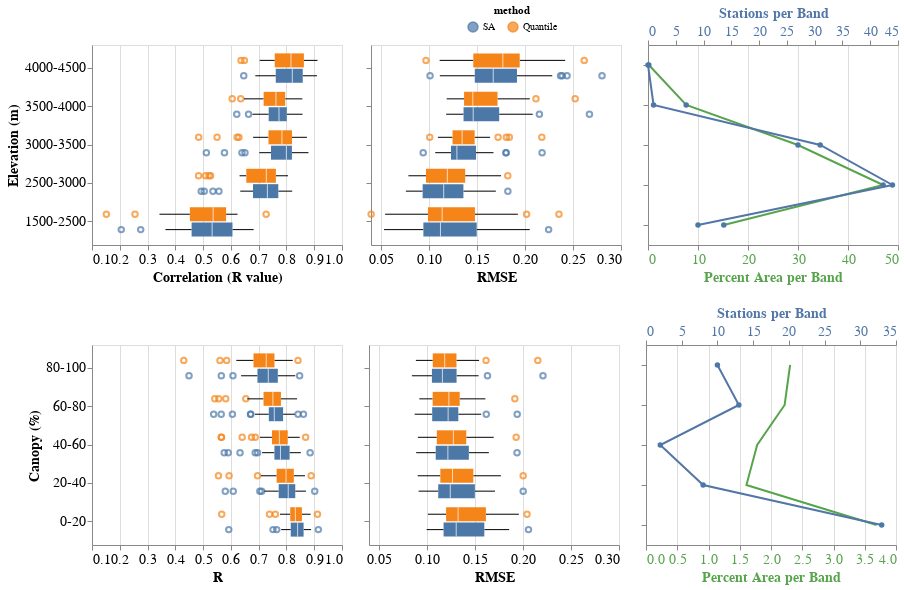

Notebook code cell kept with this figure:
### Code cell
r_chart = alt.Chart(metrics_elev).mark_boxplot(extent=1).encode(
    alt.X("R:Q", title='Correlation (R value)').scale(zero=False).axis(labelFontSize=14, titleFontSize=14),
    alt.Y("elevation_band:O", sort=['SA','Quantile'], scale=alt.Scale(reverse=True), axis=alt.Axis(title='Elevation (m)',labelFontSize=14, titleFontSize=14)),
    alt.Color("method", sort=['SA','Quantile']),
    yOffset=alt.YOffset('method:N')   #, scale=alt.Scale(domain=(10000,0))
).properties(
    width=250,
    height=200
    )

md_chart = alt.Chart(metrics_elev).mark_boxplot(extent=1).encode(
    alt.X("MD:Q").scale(zero=False).axis(labelFontSize=14, titleFontSize=14),
    alt.Y("elevation_band:O", sort=['SA','Quantile'], scale=alt.Scale(reverse=True), axis=alt.Axis(labels=False, title=None,labelFontSize=14, titleFontSize=14)),
    alt.Color("method", sort=['SA','Quantile']),
    yOffset=alt.YOffset('method:N')
).properties(
    width=250,
    height=200
    )

rmse_chart = alt.Chart(metrics_elev).mark_boxplot(extent=1).encode(
    alt.X("RMSE:Q").scale(zero=False).axis(labelFontSize=14, titleFontSize=14),
    alt.Y("elevation_band:O", sort=['SA','Quantile'], scale=alt.Scale(reverse=True), axis=alt.Axis(labels=False, title=None,labelFontSize=14, titleFontSize=14)),
    alt.Color("method", sort=['SA','Quantile'], legend=alt.Legend(
        orient='none',
        legendX=375, legendY=-40,
        direction='horizontal',
        titleAnchor='middle')),
    yOffset=alt.YOffset('method:N')
).properties(
    width=250,
    height=200
    )

elev_base = alt.Chart(area_by_elev).encode(
    alt.Y("elevation_band:O", scale=alt.Scale(reverse=True), axis=alt.Axis(labels=False, title=None,labelFontSize=14, titleFontSize=14))
)

elev_area = elev_base.mark_line(point=True, color='#57A44C').encode(
    alt.X('percent_area').axis(title='Percent Area per Band', titleColor='#57A44C', labelColor='#57A44C',labelFontSize=14, titleFontSize=14) #
)

elev_stations = elev_base.mark_line(point=True, color='#5276A7').encode(
    alt.X('stations_per_band').axis(title='Stations per Band', titleColor='#5276A7', labelColor='#5276A7',labelFontSize=14, titleFontSize=14)
)

elev_chart = alt.layer(elev_area, elev_stations).resolve_scale(
    x='independent'
).properties(
    width=250,
    height=200
    )

# elev_chart = alt.Chart(area_by_elev).mark_bar().encode(
#     alt.Y("elevation_band:O", scale=alt.Scale(reverse=True), axis=alt.Axis(labels=False, title=None)),
#     alt.X('area_per_band', axis=alt.Axis(title ='Area in Each Band')),
#     color=alt.value('grey')
# ).properties(
#     width=250,
#     height=200
#     )

# text_elev = elev_chart.mark_text(baseline="middle").encode(
#     text = "stations_per_band:Q",
#     color = alt.value('black')
# )

# Canopy plot:
r_canopy = alt.Chart(metrics_canopy).mark_boxplot(extent=1).encode(
    alt.X("R:Q", scale=alt.Scale(domain=[0.1, 1.0])).axis(labelFontSize=14, titleFontSize=14),
    alt.Y("canopy_band:O", sort=['SA','Quantile'], scale=alt.Scale(reverse=True), axis=alt.Axis(title='Canopy (%)',labelFontSize=14, titleFontSize=14)),
    alt.Color("method", sort=['SA','Quantile']),
    yOffset=alt.YOffset('method:N')   #, scale=alt.Scale(domain=(10000,0))
).properties(
    width=250,
    height=200
    )

md_canopy = alt.Chart(metrics_canopy).mark_boxplot(extent=1).encode(
    alt.X("MD:Q", scale=alt.Scale(domain=[-0.25, 0.2])).axis(labelFontSize=14, titleFontSize=14),
    alt.Y("canopy_band:O", sort=['SA','Quantile'], scale=alt.Scale(reverse=True), axis=alt.Axis(labels=False, title=None,labelFontSize=14, titleFontSize=14)),
    alt.Color("method", sort=['SA','Quantile']),
    yOffset=alt.YOffset('method:N')
).properties(
    width=250,
    height=200
    )

rmse_canopy = alt.Chart(metrics_canopy).mark_boxplot(extent=1).encode(
    alt.X("RMSE:Q", scale=alt.Scale(domain=[0.04, 0.3])).axis(labelFontSize=14, titleFontSize=14),
    alt.Y("canopy_band:O", scale=alt.Scale(reverse=True), axis=alt.Axis(labels=False, title=None,labelFontSize=14, titleFontSize=14), sort=['SA','Quantile']),
    alt.Color("method", sort=['SA','Quantile'], legend=alt.Legend(
        orient='none',
        legendX=375, legendY=-40,
        direction='horizontal',
        titleAnchor='middle')),
    yOffset=alt.YOffset('method:N')
).properties(
    width=250,
    height=200
)

canopy_base = alt.Chart(area_by_canopy).encode(
    alt.Y("canopy_band:O", scale=alt.Scale(reverse=True), axis=alt.Axis(labels=False, title=None,labelFontSize=14, titleFontSize=14))
)

canopy_area = canopy_base.mark_line(point=False, color='#57A44C').encode(
    alt.X('percent_area').axis(title='Percent Area per Band', titleColor='#57A44C', labelColor='#57A44C',labelFontSize=14, titleFontSize=14), 
    shape=alt.Shape() #
)

canopy_area_pts = canopy_base.mark_point(shape='triangle', color='#57A44C').encode(
    alt.X('percent_area').axis(title='Percent Area per Band', titleColor='#57A44C', labelColor='#57A44C',labelFontSize=14, titleFontSize=14), 
    shape=alt.Shape() #
)

canopy_stations = canopy_base.mark_line(point=True, color='#5276A7').encode(
    alt.X('stations_per_band').axis(title='Stations per Band', titleColor='#5276A7', labelColor='#5276A7',labelFontSize=14, titleFontSize=14)
)

canopy_chart = alt.layer(canopy_area, canopy_stations).resolve_scale(
    x='independent'
).properties(
    width=250,
    height=200
    )

# canopy_chart = alt.Chart(area_by_canopy).mark_bar().encode(
#     alt.Y("canopy_band:O", scale=alt.Scale(reverse=True), axis=alt.Axis(labels=False, title=None)),
#     alt.X('area_per_band', axis=alt.Axis(title='Area in Each Band')),
#     color=alt.value('grey')
# ).properties(
#     width=250,
#     height=200
#     )

concat = alt.vconcat(alt.hconcat(r_chart, rmse_chart, elev_chart), alt.hconcat(r_canopy, rmse_canopy, canopy_chart))
concat

### Figure 1 — Vega-Lite specification as saved in the notebook (floating-point values rounded to 4 significant figures; data arrays with more than 128 entries replaced by an {"elided": "..."} marker saying what was removed)
{"config": {"view": {"continuousWidth": 300, "continuousHeight": 300}}, "vconcat": [{"hconcat": [{"data": {"name": "data-4e61488af318d11684e141d9a4c883b6"}, "mark": {"type": "boxplot", "extent": 1}, "encoding": {"color": {"field": "method", "sort": ["SA", "Quantile"], "type": "nominal"}, "x": {"axis": {"labelFontSize": 14, "titleFontSize": 14}, "field": "R", "scale": {"zero": false}, "title": "Correlation (R value)", "type": "quantitative"}, "y": {"axis": {"labelFontSize": 14, "title": "Elevation (m)", "titleFontSize": 14}, "field": "elevation_band", "scale": {"reverse": true}, "sort": ["SA", "Quantile"], "type": "ordinal"}, "yOffset": {"field": "method", "type": "nominal"}}, "height": 200, "width": 250}, {"data": {"name": "data-4e61488af318d11684e141d9a4c883b6"}, "mark": {"type": "boxplot", "extent": 1}, "encoding": {"color": {"field": "method", "legend": {"direction": "horizontal", "legendX": 375, "legendY": -40, "orient": "none", "titleAnchor": "middle"}, "sort": ["SA", "Quantile"], "type": "nominal"}, "x": {"axis": {"labelFontSize": 14, "titleFontSize": 14}, "field": "RMSE", "scale": {"zero": false}, "type": "quantitative"}, "y": {"axis": {"labelFontSize": 14, "labels": false, "title": null, "titleFontSize": 14}, "field": "elevation_band", "scale": {"reverse": true}, "sort": ["SA", "Quantile"], "type": "ordinal"}, "yOffset": {"field": "method", "type": "nominal"}}, "height": 200, "width": 250}, {"layer": [{"mark": {"type": "line", "color": "#57A44C", "point": true}, "encoding": {"x": {"axis": {"title": "Percent Area per Band", "titleColor": "#57A44C", "labelColor": "#57A44C", "labelFontSize": 14, "titleFontSize": 14}, "field": "percent_area", "type": "quantitative"}, "y": {"axis": {"labelFontSize": 14, "labels": false, "title": null, "titleFontSize": 14}, "field": "elevation_band", "scale": {"reverse": true}, "type": "ordinal"}}}, {"mark": {"type": "line", "color": "#5276A7", "point": true}, "encoding": {"x": {"axis": {"title": "Stations per Band", "titleColor": "#5276A7", "labelColor": "#5276A7", "labelFontSize": 14, "titleFontSize": 14}, "field": "stations_per_band", "type": "quantitative"}, "y": {"axis": {"labelFontSize": 14, "labels": false, "title": null, "titleFontSize": 14}, "field": "elevation_band", "scale": {"reverse": true}, "type": "ordinal"}}}], "data": {"name": "data-15d10d40ea9a17d97394e0e999cbca60"}, "height": 200, "resolve": {"scale": {"x": "independent"}}, "width": 250}]}, {"hconcat": [{"data": {"name": "data-aca62c6cbd045d5a28182f0442527dc6"}, "mark": {"type": "boxplot", "extent": 1}, "encoding": {"color": {"field": "method", "sort": ["SA", "Quantile"], "type": "nominal"}, "x": {"axis": {"labelFontSize": 14, "titleFontSize": 14}, "field": "R", "scale": {"domain": [0.1, 1.0]}, "type": "quantitative"}, "y": {"axis": {"labelFontSize": 14, "title": "Canopy (%)", "titleFontSize": 14}, "field": "canopy_band", "scale": {"reverse": true}, "sort": ["SA", "Quantile"], "type": "ordinal"}, "yOffset": {"field": "method", "type": "nominal"}}, "height": 200, "width": 250}, {"data": {"name": "data-aca62c6cbd045d5a28182f0442527dc6"}, "mark": {"type": "boxplot", "extent": 1}, "encoding": {"color": {"field": "method", "legend": {"direction": "horizontal", "legendX": 375, "legendY": -40, "orient": "none", "titleAnchor": "middle"}, "sort": ["SA", "Quantile"], "type": "nominal"}, "x": {"axis": {"labelFontSize": 14, "titleFontSize": 14}, "field": "RMSE", "scale": {"domain": [0.04, 0.3]}, "type": "quantitative"}, "y": {"axis": {"labelFontSize": 14, "labels": false, "title": null, "titleFontSize": 14}, "field": "canopy_band", "scale": {"reverse": true}, "sort": ["SA", "Quantile"], "type": "ordinal"}, "yOffset": {"field": "method", "type": "nominal"}}, "height": 200, "width": 250}, {"layer": [{"mark": {"type": "line", "color": "#57A44C", "point": false}, "encoding": {"shape": {}, "x": {"axis": {"title": "Percent Area per Band", "titleColor": "#57A44C", "labelColor": "#57A44C", "labelFontSize": 14, "titleFontSize": 14}, "field": "percent_area", "type": "quantitative"}, "y": {"axis": {"labelFontSize": 14, "labels": false, "title": null, "titleFontSize": 14}, "field": "canopy_band", "scale": {"reverse": true}, "type": "ordinal"}}}, {"mark": {"type": "line", "color": "#5276A7", "point": true}, "encoding": {"x": {"axis": {"title": "Stations per Band", "titleColor": "#5276A7", "labelColor": "#5276A7", "labelFontSize": 14, "titleFontSize": 14}, "field": "stations_per_band", "type": "quantitative"}, "y": {"axis": {"labelFontSize": 14, "labels": false, "title": null, "titleFontSize": 14}, "field": "canopy_band", "scale": {"reverse": true}, "type": "ordinal"}}}], "data": {"name": "data-9f2cbb79826c909b3c7559349e99667a"}, "height": 200, "resolve": {"scale": {"x": "independent"}}, "width": 250}]}], "$schema": "https://vega.github.io/schema/vega-lite/v5.20.1.json", "datasets": {"data-4e61488af318d11684e141d9a4c883b6": {"elided": "320 records"}, "data-15d10d40ea9a17d97394e0e999cbca60": [{"elevation_band": [1500, 2500], "area_per_band": 11810.0, "stations_per_band": 9, "percent_area": 15.16, "percent_stations": 10.59}, {"elevation_band": [2500, 3000], "area_per_band": 36660.0, "stations_per_band": 44, "percent_area": 47.03, "percent_stations": 51.76}, {"elevation_band": [3000, 3500], "area_per_band": 23380.0, "stations_per_band": 31, "percent_area": 30.0, "percent_stations": 36.47}, {"elevation_band": [3500, 4000], "area_per_band": 5954.0, "stations_per_band": 1, "percent_area": 7.639, "percent_stations": 1.176}, {"elevation_band": [4000, 4500], "area_per_band": 134.2, "stations_per_band": 0, "percent_area": 0.1722, "percent_stations": 0.0}], "data-aca62c6cbd045d5a28182f0442527dc6": {"elided": "320 records"}, "data-9f2cbb79826c909b3c7559349e99667a": [{"canopy_band": [0, 20], "area_per_band": 24700.0, "stations_per_band": 33, "percent_stations": 50.0, "percent_area": 3.689}, {"canopy_band": [20, 40], "area_per_band": 10760.0, "stations_per_band": 8, "percent_stations": 12.12, "percent_area": 1.607}, {"canopy_band": [40, 60], "area_per_band": 11910.0, "stations_per_band": 2, "percent_stations": 3.03, "percent_area": 1.778}, {"canopy_band": [60, 80], "area_per_band": 14850.0, "stations_per_band": 13, "percent_stations": 19.7, "percent_area": 2.218}, {"canopy_band": [80, 100], "area_per_band": 15440.0, "stations_per_band": 10, "percent_stations": 15.15, "percent_area": 2.306}]}}
